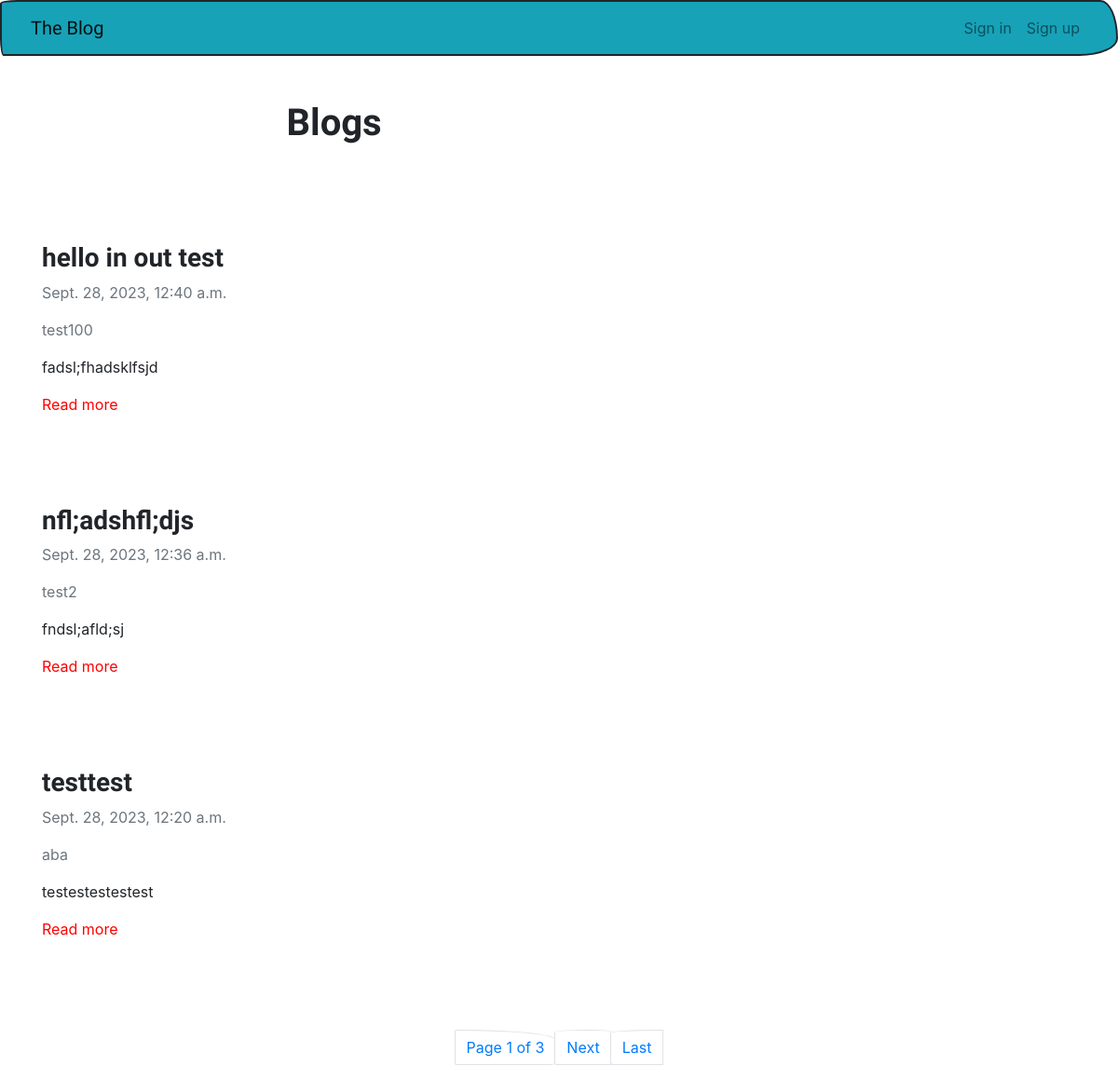
Before: / with the older database file.
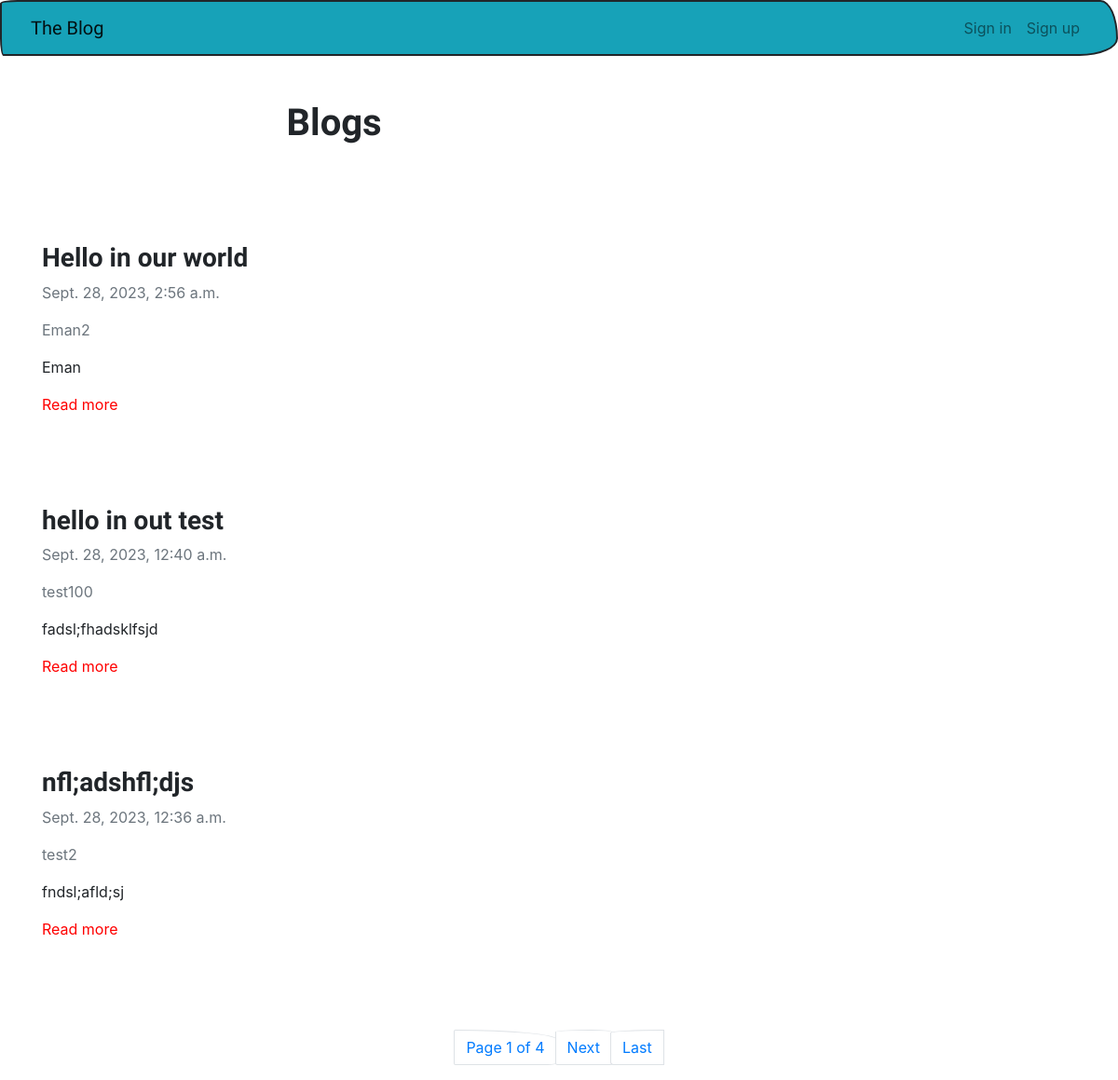
After: the same page with the newer database file.
### blog/models.py (models this page shows, shortened)
class Post (models.Model):
    title = models.CharField(max_length=255)
    statue = models.CharField(max_length=2)
    content = HTMLField()
    owner = models.ForeignKey(
        User,
        on_delete=models.CASCADE,
        related_name='posts_owner'
    )
    publish_date = models.DateTimeField(auto_now_add=True)

### blog/views.py (the view)
# urls.py: path('', views.Index.as_view(), name='index'),
class Index(ListView):
    model = Post
    queryset = Post.objects.all().order_by('-publish_date')
    template_name = 'blog/index.html'
    paginate_by = 3

### blog/templates/blog/index.html (shortened to what this page needs)
{% extends "blog/base.html" %}
{% block content  %}
    <div class="row">
        <div class="col-md-6 col-12 mx-md-auto mx-3 mt-5 mb-5">
            <h1 class="fw-bolder">Blogs</h1>
        </div>
        {% for obj in object_list %}
        <div class = "row">
            <div class = "col-md-6 col-12 mx-mx-auto mx-5 mt-5 mb-5">
                <h3 class = "fw-bold">{{ obj.title }}</h3>
                <p class = "text-muted">{{obj.publish_date}}</p>
                <p class = "text-muted">{{obj.owner.username}}</p>
                <div class = "my-3">
                    {{ obj.content|truncatechars_html:50|safe}}
                </div>
                <a href = "{% url 'detail_post' obj.id%}" style="color : red">Read more</a>
            </div>
        </div>
        {% endfor %}
        <nav>
            <ul class = "pagination">
                <div class = "mx-auto d-flex flex-row mt-5">
                    <li class = "page-item">
                        <a class = "page-link" href = "#">Page
                            {{ page_obj.number}} of {{page_obj.paginator.num_pages}}</a>
                    </li>
                    {% if page_obj.has_next%}
                    <li class = "page-item">
                        <a class="page-link" href="?page={{page_obj.next_page_number}}">Next</a>
                    </li>
                    <li class = "page-item">
                        <a class = "page-link" href="?page={{ page_obj.paginator.num_pages}}">Last</a>
                    </li>
                    {% endif %}
                </div>
            </ul>
        </nav>
    </div>
{% endblock content %}

Changed rows visible on the page:
no longer on this page (row unchanged): Post: title "testtest", publish_date "Sept. 28, 2023, 12:20 a.m.", owner.username "aba", content "testestestestest"
added Post: title "Hello in our world", publish_date "Sept. 28, 2023, 2:56 a.m.", owner.username "Eman2", content "Eman"
Other visible differences:
{{ page_obj.paginator.num_pages }}: "3" → "4"
